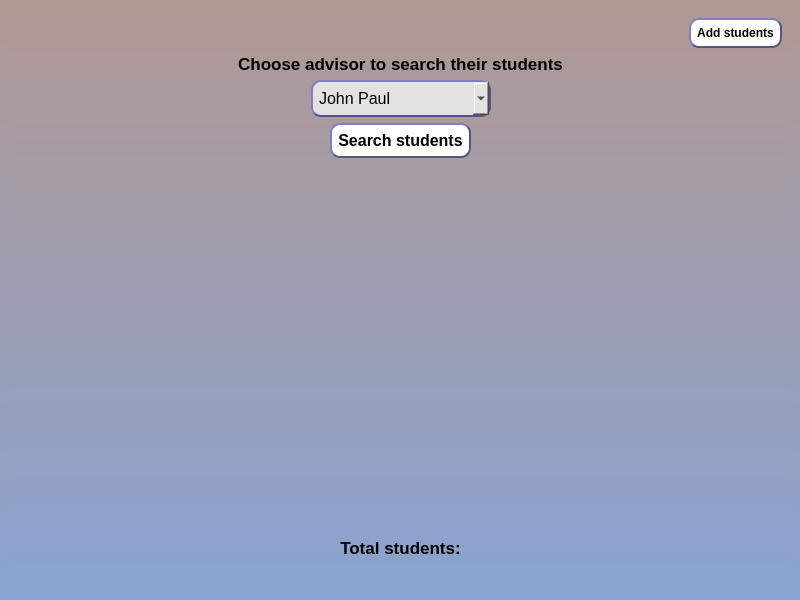
<?xml version="1.0" encoding="UTF-8"?>
<ui version="4.0">
 <class>MainWindow</class>
 <widget class="QMainWindow" name="MainWindow">
  <property name="geometry">
   <rect>
    <x>0</x>
    <y>0</y>
    <width>800</width>
    <height>600</height>
   </rect>
  </property>
  <property name="minimumSize">
   <size>
    <width>800</width>
    <height>600</height>
   </size>
  </property>
  <property name="windowTitle">
   <string>MainWindow</string>
  </property>
  <property name="styleSheet">
   <string notr="true">background-color:qlineargradient(spread:pad, x1:0, y1:0, x2:0, y2:1, stop:0 rgba(176, 153, 148, 255), stop:1 rgba(138, 163, 209, 255))</string>
  </property>
  <widget class="QWidget" name="centralwidget">
   <layout class="QGridLayout" name="gridLayout">
    <item row="0" column="0">
     <widget class="QStackedWidget" name="stackedWidget">
      <property name="currentIndex">
       <number>1</number>
      </property>
      <widget class="QWidget" name="page">
       <layout class="QGridLayout" name="gridLayout_2">
        <item row="0" column="0">
         <layout class="QHBoxLayout" name="horizontalLayout_3">
          <item>
           <spacer name="horizontalSpacer_5">
            <property name="orientation">
             <enum>Qt::Horizontal</enum>
            </property>
            <property name="sizeHint" stdset="0">
             <size>
              <width>40</width>
              <height>20</height>
             </size>
            </property>
           </spacer>
          </item>
          <item>
           <widget class="QPushButton" name="pushButton">
            <property name="font">
             <font>
              <pointsize>9</pointsize>
              <weight>75</weight>
              <bold>true</bold>
             </font>
            </property>
            <property name="styleSheet">
             <string notr="true">QPushButton {
background-color:white;
border-style:outset;
border-width:2px;
border-color:rgb(85, 85, 127);
border-radius: 10px;
min-width: 10em;
padding:6px
}

QPushButton:pressed {
    background-color:rgb(206, 206, 206);
    border-style: inset;
}</string>
            </property>
            <property name="text">
             <string>Student search</string>
            </property>
           </widget>
          </item>
         </layout>
        </item>
        <item row="1" column="0">
         <layout class="QVBoxLayout" name="verticalLayout">
          <item>
           <spacer name="verticalSpacer_3">
            <property name="orientation">
             <enum>Qt::Vertical</enum>
            </property>
            <property name="sizeHint" stdset="0">
             <size>
              <width>20</width>
              <height>40</height>
             </size>
            </property>
           </spacer>
          </item>
          <item>
           <widget class="QLabel" name="label_5">
            <property name="font">
             <font>
              <pointsize>18</pointsize>
              <weight>75</weight>
              <bold>true</bold>
             </font>
            </property>
            <property name="styleSheet">
             <string notr="true">background-color:transparent</string>
            </property>
            <property name="text">
             <string>New Student</string>
            </property>
            <property name="alignment">
             <set>Qt::AlignCenter</set>
            </property>
           </widget>
          </item>
          <item>
           <layout class="QHBoxLayout" name="horizontalLayout_4">
            <item>
             <spacer name="horizontalSpacer_8">
              <property name="orientation">
               <enum>Qt::Horizontal</enum>
              </property>
              <property name="sizeHint" stdset="0">
               <size>
                <width>40</width>
                <height>20</height>
               </size>
              </property>
             </spacer>
            </item>
            <item>
             <widget class="QLineEdit" name="lineEdit">
              <property name="minimumSize">
               <size>
                <width>177</width>
                <height>0</height>
               </size>
              </property>
              <property name="font">
               <font>
                <pointsize>13</pointsize>
               </font>
              </property>
              <property name="styleSheet">
               <string notr="true">QLineEdit {
background-color:white;
border-width:2px;
border-radius: 10px;
min-width: 13em;
padding:4px
}
QLineEdit:hover{
background-color:rgb(245, 245, 245)
}</string>
              </property>
              <property name="text">
               <string/>
              </property>
              <property name="placeholderText">
               <string>Name</string>
              </property>
             </widget>
            </item>
            <item>
             <spacer name="horizontalSpacer_10">
              <property name="orientation">
               <enum>Qt::Horizontal</enum>
              </property>
              <property name="sizeHint" stdset="0">
               <size>
                <width>40</width>
                <height>20</height>
               </size>
              </property>
             </spacer>
            </item>
           </layout>
          </item>
          <item>
           <layout class="QHBoxLayout" name="horizontalLayout_5">
            <item>
             <spacer name="horizontalSpacer_9">
              <property name="orientation">
               <enum>Qt::Horizontal</enum>
              </property>
              <property name="sizeHint" stdset="0">
               <size>
                <width>40</width>
                <height>20</height>
               </size>
              </property>
             </spacer>
            </item>
            <item>
             <widget class="QLineEdit" name="lineEdit_2">
              <property name="minimumSize">
               <size>
                <width>177</width>
                <height>0</height>
               </size>
              </property>
              <property name="font">
               <font>
                <pointsize>13</pointsize>
               </font>
              </property>
              <property name="styleSheet">
               <string notr="true">QLineEdit {
background-color:white;
border-width:2px;
border-radius: 10px;
min-width: 13em;
padding:4px
}
QLineEdit:hover{
background-color:rgb(245, 245, 245)
}</string>
              </property>
              <property name="text">
               <string/>
              </property>
              <property name="placeholderText">
               <string>Surname</string>
              </property>
             </widget>
            </item>
            <item>
             <spacer name="horizontalSpacer_11">
              <property name="orientation">
               <enum>Qt::Horizontal</enum>
              </property>
              <property name="sizeHint" stdset="0">
               <size>
                <width>40</width>
                <height>20</height>
               </size>
              </property>
             </spacer>
            </item>
           </layout>
          </item>
          <item>
           <spacer name="verticalSpacer_2">
            <property name="orientation">
             <enum>Qt::Vertical</enum>
            </property>
            <property name="sizeHint" stdset="0">
             <size>
              <width>20</width>
              <height>40</height>
             </size>
            </property>
           </spacer>
          </item>
          <item>
           <layout class="QHBoxLayout" name="horizontalLayout_2">
            <item>
             <spacer name="horizontalSpacer_3">
              <property name="orientation">
               <enum>Qt::Horizontal</enum>
              </property>
              <property name="sizeHint" stdset="0">
               <size>
                <width>40</width>
                <height>20</height>
               </size>
              </property>
             </spacer>
            </item>
            <item>
             <widget class="QLabel" name="label">
              <property name="font">
               <font>
                <pointsize>13</pointsize>
                <weight>75</weight>
                <bold>true</bold>
               </font>
              </property>
              <property name="styleSheet">
               <string notr="true">background-color:transparent</string>
              </property>
              <property name="text">
               <string>select advisor(s)</string>
              </property>
              <property name="alignment">
               <set>Qt::AlignCenter</set>
              </property>
             </widget>
            </item>
            <item>
             <spacer name="horizontalSpacer_4">
              <property name="orientation">
               <enum>Qt::Horizontal</enum>
              </property>
              <property name="sizeHint" stdset="0">
               <size>
                <width>40</width>
                <height>20</height>
               </size>
              </property>
             </spacer>
            </item>
           </layout>
          </item>
          <item>
           <layout class="QHBoxLayout" name="horizontalLayout">
            <item>
             <spacer name="horizontalSpacer">
              <property name="orientation">
               <enum>Qt::Horizontal</enum>
              </property>
              <property name="sizeHint" stdset="0">
               <size>
                <width>40</width>
                <height>20</height>
               </size>
              </property>
             </spacer>
            </item>
            <item>
             <layout class="QVBoxLayout" name="verticalLayout_2">
              <property name="leftMargin">
               <number>0</number>
              </property>
              <item>
               <widget class="QCheckBox" name="checkBox">
                <property name="font">
                 <font>
                  <pointsize>11</pointsize>
                 </font>
                </property>
                <property name="styleSheet">
                 <string notr="true">background-color: transparent</string>
                </property>
                <property name="text">
                 <string>John Paul</string>
                </property>
               </widget>
              </item>
              <item>
               <widget class="QCheckBox" name="checkBox_2">
                <property name="font">
                 <font>
                  <pointsize>11</pointsize>
                 </font>
                </property>
                <property name="styleSheet">
                 <string notr="true">background-color: transparent</string>
                </property>
                <property name="text">
                 <string>Anthony Roy</string>
                </property>
               </widget>
              </item>
              <item>
               <widget class="QCheckBox" name="checkBox_3">
                <property name="font">
                 <font>
                  <pointsize>11</pointsize>
                 </font>
                </property>
                <property name="styleSheet">
                 <string notr="true">background-color: transparent</string>
                </property>
                <property name="text">
                 <string>Samantha Shepherd</string>
                </property>
               </widget>
              </item>
              <item>
               <widget class="QCheckBox" name="checkBox_4">
                <property name="font">
                 <font>
                  <pointsize>11</pointsize>
                 </font>
                </property>
                <property name="styleSheet">
                 <string notr="true">background-color: transparent</string>
                </property>
                <property name="text">
                 <string>Sam Reeds</string>
                </property>
               </widget>
              </item>
              <item>
               <widget class="QCheckBox" name="checkBox_5">
                <property name="font">
                 <font>
                  <pointsize>11</pointsize>
                 </font>
                </property>
                <property name="styleSheet">
                 <string notr="true">background-color: transparent</string>
                </property>
                <property name="text">
                 <string>Arthur Clintwood</string>
                </property>
               </widget>
              </item>
             </layout>
            </item>
            <item>
             <spacer name="horizontalSpacer_2">
              <property name="orientation">
               <enum>Qt::Horizontal</enum>
              </property>
              <property name="sizeHint" stdset="0">
               <size>
                <width>40</width>
                <height>20</height>
               </size>
              </property>
             </spacer>
            </item>
           </layout>
          </item>
          <item>
           <spacer name="verticalSpacer">
            <property name="orientation">
             <enum>Qt::Vertical</enum>
            </property>
            <property name="sizeHint" stdset="0">
             <size>
              <width>20</width>
              <height>40</height>
             </size>
            </property>
           </spacer>
          </item>
          <item>
           <layout class="QHBoxLayout" name="horizontalLayout_7">
            <item>
             <spacer name="horizontalSpacer_16">
              <property name="orientation">
               <enum>Qt::Horizontal</enum>
              </property>
              <property name="sizeHint" stdset="0">
               <size>
                <width>40</width>
                <height>20</height>
               </size>
              </property>
             </spacer>
            </item>
            <item>
             <widget class="QPushButton" name="pushButton_8">
              <property name="font">
               <font>
                <pointsize>12</pointsize>
                <weight>75</weight>
                <bold>true</bold>
               </font>
              </property>
              <property name="styleSheet">
               <string notr="true">QPushButton {
background-color:rgb(181, 255, 184);
border-style:outset;
border-width:2px;
border-color:rgb(85, 85, 127);
border-radius: 10px;
min-width: 10em;
padding:6px
}

QPushButton:pressed {
    background-color:rgb(210, 255, 217);
    border-style: inset;
}</string>
              </property>
              <property name="text">
               <string>Save</string>
              </property>
             </widget>
            </item>
            <item>
             <spacer name="horizontalSpacer_17">
              <property name="orientation">
               <enum>Qt::Horizontal</enum>
              </property>
              <property name="sizeHint" stdset="0">
               <size>
                <width>40</width>
                <height>20</height>
               </size>
              </property>
             </spacer>
            </item>
           </layout>
          </item>
          <item>
           <widget class="QLabel" name="label_10">
            <property name="font">
             <font>
              <pointsize>11</pointsize>
              <weight>75</weight>
              <bold>true</bold>
             </font>
            </property>
            <property name="styleSheet">
             <string notr="true">background-color:transparent</string>
            </property>
            <property name="text">
             <string/>
            </property>
            <property name="alignment">
             <set>Qt::AlignCenter</set>
            </property>
           </widget>
          </item>
          <item>
           <spacer name="verticalSpacer_4">
            <property name="orientation">
             <enum>Qt::Vertical</enum>
            </property>
            <property name="sizeHint" stdset="0">
             <size>
              <width>20</width>
              <height>40</height>
             </size>
            </property>
           </spacer>
          </item>
         </layout>
        </item>
       </layout>
      </widget>
      <widget class="QWidget" name="page_2">
       <layout class="QGridLayout" name="gridLayout_4">
        <item row="0" column="0">
         <layout class="QHBoxLayout" name="horizontalLayout_6">
          <item>
           <spacer name="horizontalSpacer_18">
            <property name="orientation">
             <enum>Qt::Horizontal</enum>
            </property>
            <property name="sizeHint" stdset="0">
             <size>
              <width>40</width>
              <height>20</height>
             </size>
            </property>
           </spacer>
          </item>
          <item>
           <widget class="QPushButton" name="pushButton_3">
            <property name="font">
             <font>
              <pointsize>9</pointsize>
              <weight>75</weight>
              <bold>true</bold>
             </font>
            </property>
            <property name="styleSheet">
             <string notr="true">QPushButton {
background-color:white;
border-style:outset;
border-width:2px;
border-color:rgb(85, 85, 127);
border-radius: 10px;
min-width: 10em;
padding:6px
}

QPushButton:pressed {
    background-color:rgb(206, 206, 206);
    border-style: inset;
}</string>
            </property>
            <property name="text">
             <string>Add students</string>
            </property>
           </widget>
          </item>
         </layout>
        </item>
        <item row="1" column="0">
         <layout class="QHBoxLayout" name="horizontalLayout_10">
          <item>
           <spacer name="horizontalSpacer_6">
            <property name="orientation">
             <enum>Qt::Horizontal</enum>
            </property>
            <property name="sizeHint" stdset="0">
             <size>
              <width>40</width>
              <height>20</height>
             </size>
            </property>
           </spacer>
          </item>
          <item>
           <layout class="QVBoxLayout" name="verticalLayout_3">
            <item>
             <widget class="QLabel" name="label_6">
              <property name="font">
               <font>
                <pointsize>13</pointsize>
                <weight>75</weight>
                <bold>true</bold>
               </font>
              </property>
              <property name="styleSheet">
               <string notr="true">background-color:transparent</string>
              </property>
              <property name="text">
               <string>Choose advisor to search their students</string>
              </property>
              <property name="alignment">
               <set>Qt::AlignCenter</set>
              </property>
             </widget>
            </item>
            <item>
             <layout class="QHBoxLayout" name="horizontalLayout_8">
              <item>
               <spacer name="horizontalSpacer_7">
                <property name="orientation">
                 <enum>Qt::Horizontal</enum>
                </property>
                <property name="sizeHint" stdset="0">
                 <size>
                  <width>40</width>
                  <height>20</height>
                 </size>
                </property>
               </spacer>
              </item>
              <item>
               <widget class="QComboBox" name="comboBox_2">
                <property name="font">
                 <font>
                  <pointsize>12</pointsize>
                 </font>
                </property>
                <property name="styleSheet">
                 <string notr="true">QComboBox {
background-color:rgb(226, 226, 226);
border-style:outset;
border-width:2px;
border-color:rgb(85, 85, 127);
border-radius: 10px;
min-width: 3em;
padding:6px
}
QComboBox:hover {
    background-color: rgb(226, 226, 226);
    border-style: inset;
}
QComboBox QAbstractItemView { background-color: #f0f0f0; }</string>
                </property>
                <item>
                 <property name="text">
                  <string>John Paul</string>
                 </property>
                </item>
                <item>
                 <property name="text">
                  <string>Anthony Roy</string>
                 </property>
                </item>
                <item>
                 <property name="text">
                  <string>Samantha Shepherd</string>
                 </property>
                </item>
                <item>
                 <property name="text">
                  <string>Sam Reeds</string>
                 </property>
                </item>
                <item>
                 <property name="text">
                  <string>Arthur Clintwood</string>
                 </property>
                </item>
               </widget>
              </item>
              <item>
               <spacer name="horizontalSpacer_12">
                <property name="orientation">
                 <enum>Qt::Horizontal</enum>
                </property>
                <property name="sizeHint" stdset="0">
                 <size>
                  <width>40</width>
                  <height>20</height>
                 </size>
                </property>
               </spacer>
              </item>
             </layout>
            </item>
            <item>
             <layout class="QHBoxLayout" name="horizontalLayout_9">
              <item>
               <spacer name="horizontalSpacer_13">
                <property name="orientation">
                 <enum>Qt::Horizontal</enum>
                </property>
                <property name="sizeHint" stdset="0">
                 <size>
                  <width>40</width>
                  <height>20</height>
                 </size>
                </property>
               </spacer>
              </item>
              <item>
               <widget class="QPushButton" name="pushButton_2">
                <property name="font">
                 <font>
                  <pointsize>12</pointsize>
                  <weight>75</weight>
                  <bold>true</bold>
                 </font>
                </property>
                <property name="styleSheet">
                 <string notr="true">QPushButton {
background-color:white;
border-style:outset;
border-width:2px;
border-color:rgb(85, 85, 127);
border-radius: 10px;
min-width: 10em;
padding:6px
}

QPushButton:pressed {
    background-color:rgb(206, 206, 206);
    border-style: inset;
}</string>
                </property>
                <property name="text">
                 <string>Search students</string>
                </property>
               </widget>
              </item>
              <item>
               <spacer name="horizontalSpacer_14">
                <property name="orientation">
                 <enum>Qt::Horizontal</enum>
                </property>
                <property name="sizeHint" stdset="0">
                 <size>
                  <width>40</width>
                  <height>20</height>
                 </size>
                </property>
               </spacer>
              </item>
             </layout>
            </item>
            <item>
             <widget class="QScrollArea" name="scrollArea">
              <property name="styleSheet">
               <string notr="true">background-color:transparent</string>
              </property>
              <property name="widgetResizable">
               <bool>true</bool>
              </property>
              <widget class="QWidget" name="scrollAreaWidgetContents">
               <property name="geometry">
                <rect>
                 <x>0</x>
                 <y>0</y>
                 <width>338</width>
                 <height>352</height>
                </rect>
               </property>
               <layout class="QGridLayout" name="gridLayout_3">
                <item row="1" column="0">
                 <widget class="QTableWidget" name="tableWidget"/>
                </item>
               </layout>
              </widget>
             </widget>
            </item>
            <item>
             <layout class="QHBoxLayout" name="horizontalLayout_11">
              <item>
               <widget class="QLabel" name="label_8">
                <property name="font">
                 <font>
                  <pointsize>13</pointsize>
                  <weight>75</weight>
                  <bold>true</bold>
                 </font>
                </property>
                <property name="styleSheet">
                 <string notr="true">background-color:transparent</string>
                </property>
                <property name="text">
                 <string>Total students:</string>
                </property>
                <property name="alignment">
                 <set>Qt::AlignCenter</set>
                </property>
               </widget>
              </item>
             </layout>
            </item>
            <item>
             <widget class="QLabel" name="label_9">
              <property name="font">
               <font>
                <pointsize>12</pointsize>
                <weight>75</weight>
                <bold>true</bold>
               </font>
              </property>
              <property name="styleSheet">
               <string notr="true">background-color:transparent</string>
              </property>
              <property name="text">
               <string/>
              </property>
              <property name="alignment">
               <set>Qt::AlignCenter</set>
              </property>
             </widget>
            </item>
           </layout>
          </item>
          <item>
           <spacer name="horizontalSpacer_15">
            <property name="orientation">
             <enum>Qt::Horizontal</enum>
            </property>
            <property name="sizeHint" stdset="0">
             <size>
              <width>40</width>
              <height>20</height>
             </size>
            </property>
           </spacer>
          </item>
         </layout>
        </item>
       </layout>
      </widget>
     </widget>
    </item>
   </layout>
  </widget>
 </widget>
 <resources/>
 <connections/>
</ui>
